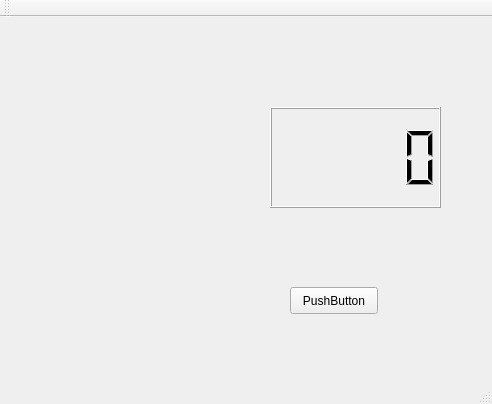
<?xml version="1.0" encoding="UTF-8"?>
<ui version="4.0">
 <class>MainWindow</class>
 <widget class="QMainWindow" name="MainWindow">
  <property name="geometry">
   <rect>
    <x>0</x>
    <y>0</y>
    <width>492</width>
    <height>404</height>
   </rect>
  </property>
  <property name="windowTitle">
   <string>MainWindow</string>
  </property>
  <widget class="QWidget" name="centralWidget">
   <widget class="QLCDNumber" name="lcdNumber">
    <property name="geometry">
     <rect>
      <x>270</x>
      <y>90</y>
      <width>171</width>
      <height>101</height>
     </rect>
    </property>
   </widget>
   <widget class="QPushButton" name="pushButton">
    <property name="geometry">
     <rect>
      <x>290</x>
      <y>270</y>
      <width>88</width>
      <height>27</height>
     </rect>
    </property>
    <property name="text">
     <string>PushButton</string>
    </property>
   </widget>
  </widget>
  <widget class="QMenuBar" name="menuBar">
   <property name="geometry">
    <rect>
     <x>0</x>
     <y>0</y>
     <width>492</width>
     <height>25</height>
    </rect>
   </property>
  </widget>
  <widget class="QToolBar" name="mainToolBar">
   <attribute name="toolBarArea">
    <enum>TopToolBarArea</enum>
   </attribute>
   <attribute name="toolBarBreak">
    <bool>false</bool>
   </attribute>
  </widget>
  <widget class="QStatusBar" name="statusBar"/>
 </widget>
 <layoutdefault spacing="6" margin="11"/>
 <resources/>
 <connections/>
</ui>
